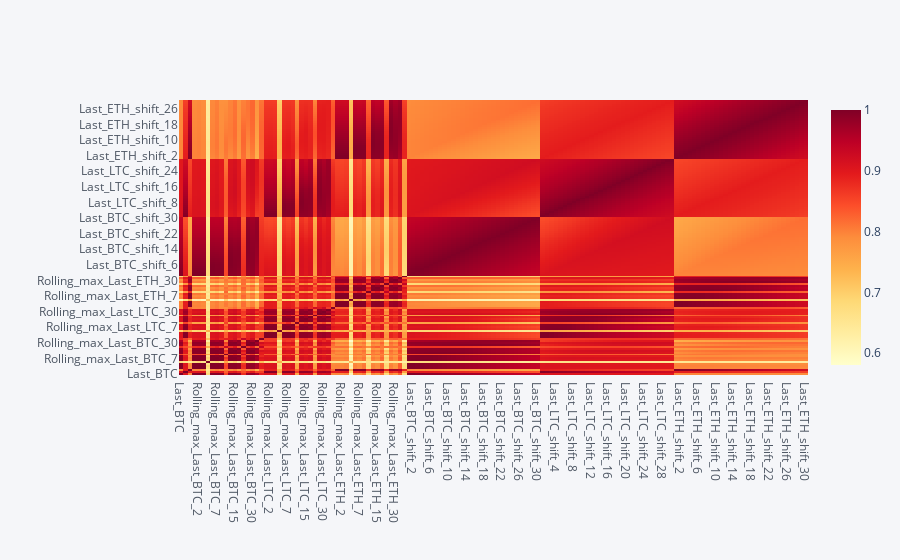

Notebook source saved alongside this figure:
### Code cell
df.corr(method='spearman').iplot(kind='heatmap',colorscale='ylorrd')

### Figure 1 — Plotly figure (JSON) as saved in the notebook; plotly's stock layout.template omitted (floating-point values rounded to 4 significant figures; data arrays with more than 128 entries replaced by an {"elided": "..."} marker saying what was removed)
{"data": [{"colorscale": [[0, "rgb(255,255,204)"], [0.125, "rgb(255,237,160)"], [0.25, "rgb(254,217,118)"], [0.375, "rgb(254,178,76)"], [0.5, "rgb(253,141,60)"], [0.625, "rgb(252,78,42)"], [0.75, "rgb(227,26,28)"], [0.875, "rgb(189,0,38)"], [1, "rgb(128,0,38)"]], "type": "heatmap", "x": {"elided": "141 str values"}, "y": {"elided": "141 str values"}, "z": {"elided": "141x141 float values"}, "zmax": 1, "zmin": 0.5807}], "layout": {"legend": {"bgcolor": "#F5F6F9", "font": {"color": "#4D5663"}}, "paper_bgcolor": "#F5F6F9", "plot_bgcolor": "#F5F6F9", "title": {"font": {"color": "#4D5663"}}, "xaxis": {"gridcolor": "#E1E5ED", "showgrid": true, "tickfont": {"color": "#4D5663"}, "title": {"font": {"color": "#4D5663"}, "text": ""}, "zerolinecolor": "#E1E5ED"}, "yaxis": {"gridcolor": "#E1E5ED", "showgrid": true, "tickfont": {"color": "#4D5663"}, "title": {"font": {"color": "#4D5663"}, "text": ""}, "zerolinecolor": "#E1E5ED"}}}
